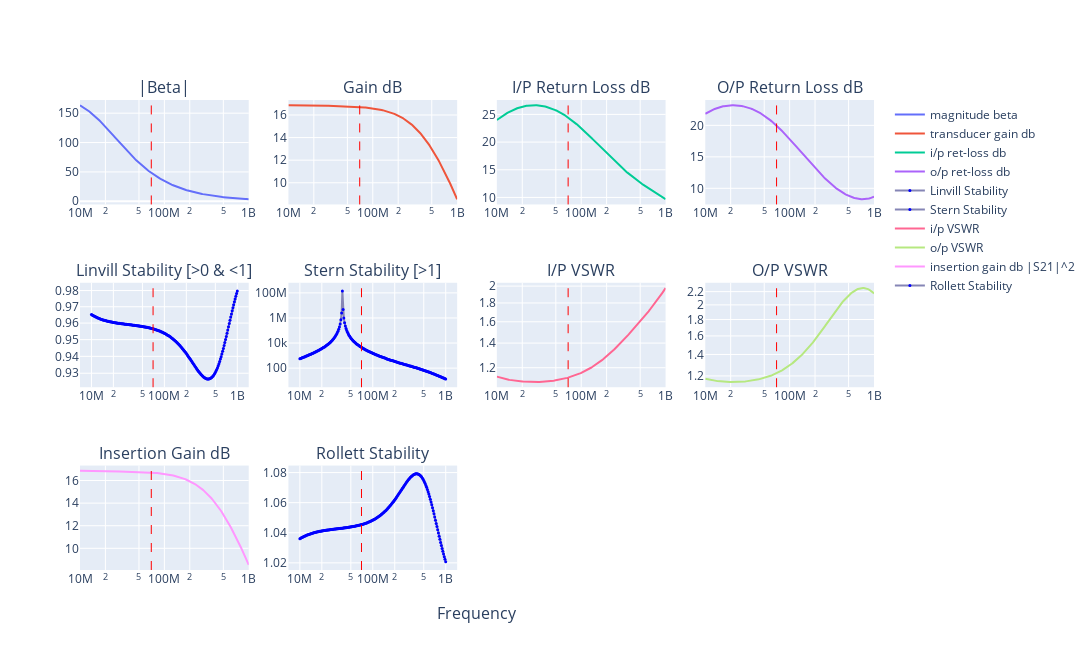

Notebook source saved alongside this figure:
### Code cell
# 2SC2498 - file:///home/bev/Documents/Radio/DataSheets/BJTs/2SC2498.pdf
eL = 1.75
eC = 0.2
n = complex_fba(
    title="2SC2498 Bias:${Ie_mA}mA, F:${F_mhz}MHz, with feedback",
    F_mhz=70,
    FT_mhz=3500,
    B0=185,
    Ie_mA=4,
    Rbp=1.0,
    Re=0,
    extLe_nH=eL,
    extLb_nH=eL,
    extLc_nH=eL,
    extCin_pF=eC,
    extCout_pF=eC,
    extCrev_pF=eC,
    Ccb_pF=0.95,
    Cce_pF=0.2,
    Cf_pF=330,
    Lf_nH=10,
    Rf=430,
    ZS_real=50,
    ZS_imag=0,
    ZL_real=50,
    ZL_imag=0,
    N=1,
    from_mhz=10,
    to_mhz=1000,
)

n.write_touchstone(
    "2SC2498_CE_Ie4mA_with_feedback_nbgen",
    dir="/home/bev/Documents/Radio/QUCS-S/Studies/0010_S_Touchtone_lib",
)

### Figure 1 — Plotly figure (JSON) as saved in the notebook; plotly's stock layout.template omitted (floating-point values rounded to 4 significant figures; data arrays with more than 128 entries replaced by an {"elided": "..."} marker saying what was removed)
{"data": [{"name": "magnitude beta", "type": "scatter", "x": {"elided": "200 float values"}, "xaxis": "x", "y": {"elided": "200 float values"}, "yaxis": "y"}, {"name": "transducer gain db", "type": "scatter", "x": {"elided": "200 float values"}, "xaxis": "x2", "y": {"elided": "200 float values"}, "yaxis": "y2"}, {"name": "i/p ret-loss db", "type": "scatter", "x": {"elided": "200 float values"}, "xaxis": "x3", "y": {"elided": "200 float values"}, "yaxis": "y3"}, {"name": "o/p ret-loss db", "type": "scatter", "x": {"elided": "200 float values"}, "xaxis": "x4", "y": {"elided": "200 float values"}, "yaxis": "y4"}, {"line": {"color": "#8585b5"}, "marker": {"color": {"elided": "200 str values"}, "size": 3}, "mode": "markers+lines", "name": "Linvill Stability", "type": "scatter", "x": {"elided": "200 float values"}, "xaxis": "x5", "y": {"elided": "200 float values"}, "yaxis": "y5"}, {"line": {"color": "#8585b5"}, "marker": {"color": {"elided": "200 str values"}, "size": 3}, "mode": "markers+lines", "name": "Stern Stability", "type": "scatter", "x": {"elided": "200 float values"}, "xaxis": "x6", "y": {"elided": "200 float values"}, "yaxis": "y6"}, {"name": "i/p VSWR", "type": "scatter", "x": {"elided": "200 float values"}, "xaxis": "x7", "y": {"elided": "200 float values"}, "yaxis": "y7"}, {"name": "o/p VSWR", "type": "scatter", "x": {"elided": "200 float values"}, "xaxis": "x8", "y": {"elided": "200 float values"}, "yaxis": "y8"}, {"name": "insertion gain db |S21|^2", "type": "scatter", "x": {"elided": "200 float values"}, "xaxis": "x9", "y": {"elided": "200 float values"}, "yaxis": "y9"}, {"line": {"color": "#8585b5"}, "marker": {"color": {"elided": "200 str values"}, "size": 3}, "mode": "markers+lines", "name": "Rollett Stability", "type": "scatter", "x": {"elided": "200 float values"}, "xaxis": "x10", "y": {"elided": "200 float values"}, "yaxis": "y10"}], "layout": {"annotations": [{"font": {"size": 16}, "showarrow": false, "text": "|Beta|", "x": 0.1062, "xanchor": "center", "xref": "paper", "y": 1, "yanchor": "bottom", "yref": "paper"}, {"font": {"size": 16}, "showarrow": false, "text": "Gain dB", "x": 0.3688, "xanchor": "center", "xref": "paper", "y": 1, "yanchor": "bottom", "yref": "paper"}, {"font": {"size": 16}, "showarrow": false, "text": "I/P Return Loss dB", "x": 0.6313, "xanchor": "center", "xref": "paper", "y": 1, "yanchor": "bottom", "yref": "paper"}, {"font": {"size": 16}, "showarrow": false, "text": "O/P Return Loss dB", "x": 0.8938, "xanchor": "center", "xref": "paper", "y": 1, "yanchor": "bottom", "yref": "paper"}, {"font": {"size": 16}, "showarrow": false, "text": "Linvill Stability [>0 & <1]", "x": 0.1062, "xanchor": "center", "xref": "paper", "y": 0.6111, "yanchor": "bottom", "yref": "paper"}, {"font": {"size": 16}, "showarrow": false, "text": "Stern Stability [>1]", "x": 0.3688, "xanchor": "center", "xref": "paper", "y": 0.6111, "yanchor": "bottom", "yref": "paper"}, {"font": {"size": 16}, "showarrow": false, "text": "I/P VSWR", "x": 0.6313, "xanchor": "center", "xref": "paper", "y": 0.6111, "yanchor": "bottom", "yref": "paper"}, {"font": {"size": 16}, "showarrow": false, "text": "O/P VSWR", "x": 0.8938, "xanchor": "center", "xref": "paper", "y": 0.6111, "yanchor": "bottom", "yref": "paper"}, {"font": {"size": 16}, "showarrow": false, "text": "Insertion Gain dB", "x": 0.1062, "xanchor": "center", "xref": "paper", "y": 0.2222, "yanchor": "bottom", "yref": "paper"}, {"font": {"size": 16}, "showarrow": false, "text": "Rollett Stability", "x": 0.3688, "xanchor": "center", "xref": "paper", "y": 0.2222, "yanchor": "bottom", "yref": "paper"}, {"font": {"size": 16}, "showarrow": false, "text": "Frequency", "x": 0.5, "xanchor": "center", "xref": "paper", "y": 0, "yanchor": "top", "yref": "paper", "yshift": -30}], "height": 650, "shapes": [{"line": {"color": "red", "dash": "dash", "width": 1}, "type": "line", "x0": 70000000, "x1": 70000000, "xref": "x", "y0": 0, "y1": 1, "yref": "y domain"}, {"line": {"color": "red", "dash": "dash", "width": 1}, "type": "line", "x0": 70000000, "x1": 70000000, "xref": "x2", "y0": 0, "y1": 1, "yref": "y2 domain"}, {"line": {"color": "red", "dash": "dash", "width": 1}, "type": "line", "x0": 70000000, "x1": 70000000, "xref": "x3", "y0": 0, "y1": 1, "yref": "y3 domain"}, {"line": {"color": "red", "dash": "dash", "width": 1}, "type": "line", "x0": 70000000, "x1": 70000000, "xref": "x4", "y0": 0, "y1": 1, "yref": "y4 domain"}, {"line": {"color": "red", "dash": "dash", "width": 1}, "type": "line", "x0": 70000000, "x1": 70000000, "xref": "x5", "y0": 0, "y1": 1, "yref": "y5 domain"}, {"line": {"color": "red", "dash": "dash", "width": 1}, "type": "line", "x0": 70000000, "x1": 70000000, "xref": "x6", "y0": 0, "y1": 1, "yref": "y6 domain"}, {"line": {"color": "red", "dash": "dash", "width": 1}, "type": "line", "x0": 70000000, "x1": 70000000, "xref": "x7", "y0": 0, "y1": 1, "yref": "y7 domain"}, {"line": {"color": "red", "dash": "dash", "width": 1}, "type": "line", "x0": 70000000, "x1": 70000000, "xref": "x8", "y0": 0, "y1": 1, "yref": "y8 domain"}, {"line": {"color": "red", "dash": "dash", "width": 1}, "type": "line", "x0": 70000000, "x1": 70000000, "xref": "x9", "y0": 0, "y1": 1, "yref": "y9 domain"}, {"line": {"color": "red", "dash": "dash", "width": 1}, "type": "line", "x0": 70000000, "x1": 70000000, "xref": "x10", "y0": 0, "y1": 1, "yref": "y10 domain"}], "width": 1400, "xaxis": {"anchor": "y", "autorange": true, "domain": [0, 0.2125], "range": [7, 9.0], "type": "log"}, "xaxis10": {"anchor": "y10", "autorange": true, "domain": [0.2625, 0.475], "range": [6.856, 9.144], "type": "log"}, "xaxis11": {"anchor": "y11", "domain": [0.525, 0.7375], "type": "log"}, "xaxis12": {"anchor": "y12", "domain": [0.7875, 1], "type": "log"}, "xaxis2": {"anchor": "y2", "autorange": true, "domain": [0.2625, 0.475], "range": [7, 9.0], "type": "log"}, "xaxis3": {"anchor": "y3", "autorange": true, "domain": [0.525, 0.7375], "range": [7, 9.0], "type": "log"}, "xaxis4": {"anchor": "y4", "autorange": true, "domain": [0.7875, 1], "range": [7, 9.0], "type": "log"}, "xaxis5": {"anchor": "y5", "autorange": true, "domain": [0, 0.2125], "range": [6.856, 9.144], "type": "log"}, "xaxis6": {"anchor": "y6", "autorange": true, "domain": [0.2625, 0.475], "range": [6.856, 9.144], "type": "log"}, "xaxis7": {"anchor": "y7", "autorange": true, "domain": [0.525, 0.7375], "range": [7, 9.0], "type": "log"}, "xaxis8": {"anchor": "y8", "autorange": true, "domain": [0.7875, 1], "range": [7, 9.0], "type": "log"}, "xaxis9": {"anchor": "y9", "autorange": true, "domain": [0, 0.2125], "range": [7, 9.0], "type": "log"}, "yaxis": {"anchor": "x", "autorange": true, "domain": [0.7778, 1], "range": [-5.393, 172.4], "type": "linear"}, "yaxis10": {"anchor": "x10", "autorange": true, "domain": [0, 0.2222], "range": [1.015, 1.085], "type": "linear"}, "yaxis11": {"anchor": "x11", "domain": [0, 0.2222]}, "yaxis12": {"anchor": "x12", "domain": [0, 0.2222]}, "yaxis2": {"anchor": "x2", "autorange": true, "domain": [0.7778, 1], "range": [8.082, 17.32], "type": "linear"}, "yaxis3": {"anchor": "x3", "autorange": true, "domain": [0.7778, 1], "range": [8.737, 27.6], "type": "linear"}, "yaxis4": {"anchor": "x4", "autorange": true, "domain": [0.7778, 1], "range": [7.436, 24.03], "type": "linear"}, "yaxis5": {"anchor": "x5", "autorange": true, "domain": [0.3889, 0.6111], "range": [-0.03536, -0.006642], "type": "log"}, "yaxis6": {"anchor": "x6", "autorange": true, "domain": [0.3889, 0.6111], "range": [0.4786, 8.804], "type": "log"}, "yaxis7": {"anchor": "x7", "autorange": true, "domain": [0.3889, 0.6111], "range": [0.0262, 0.3101], "type": "log"}, "yaxis8": {"anchor": "x8", "autorange": true, "domain": [0.3889, 0.6111], "range": [0.04387, 0.37], "type": "log"}, "yaxis9": {"anchor": "x9", "autorange": true, "domain": [0, 0.2222], "range": [8.082, 17.32], "type": "linear"}}}
